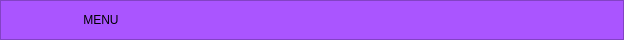
     <widget class="QFrame" name="frame_superior">
      <property name="minimumSize">
       <size>
        <width>0</width>
        <height>40</height>
       </size>
      </property>
      <property name="maximumSize">
       <size>
        <width>16777215</width>
        <height>40</height>
       </size>
      </property>
      <property name="styleSheet">
       <string notr="true">background-color: rgb(170, 85, 255);</string>
      </property>
      <property name="frameShape">
       <enum>QFrame::StyledPanel</enum>
      </property>
      <property name="frameShadow">
       <enum>QFrame::Raised</enum>
      </property>
      <layout class="QHBoxLayout" name="horizontalLayout_2">
       <property name="spacing">
        <number>3</number>
       </property>
       <property name="leftMargin">
        <number>0</number>
       </property>
       <property name="topMargin">
        <number>0</number>
       </property>
       <property name="rightMargin">
        <number>0</number>
       </property>
       <property name="bottomMargin">
        <number>0</number>
       </property>
       <item>
        <widget class="QPushButton" name="bt_menu">
         <property name="minimumSize">
          <size>
           <width>200</width>
           <height>0</height>
          </size>
         </property>
         <property name="maximumSize">
          <size>
           <width>16777215</width>
           <height>40</height>
          </size>
         </property>
         <property name="styleSheet">
          <string notr="true">QPushButton{
font:87 12pt &quot;Arial Black&quot;;
border-radius:12px;
}

QPushButton:hover{
background-color: rgb(255, 255, 255);

}</string>
         </property>
         <property name="text">
          <string>MENU</string>
         </property>
         <property name="icon">
          <iconset>
           <normaloff>widget.png</normaloff>widget.png</iconset>
         </property>
         <property name="iconSize">
          <size>
           <width>32</width>
           <height>29</height>
          </size>
         </property>
        </widget>
       </item>
       <item>
        <spacer name="horizontalSpacer">
         <property name="orientation">
          <enum>Qt::Horizontal</enum>
         </property>
         <property name="sizeHint" stdset="0">
          <size>
           <width>282</width>
           <height>20</height>
          </size>
         </property>
        </spacer>
       </item>
       <item>
        <widget class="QPushButton" name="bt_minimizar">
         <property name="maximumSize">
          <size>
           <width>16777215</width>
           <height>40</height>
          </size>
         </property>
         <property name="styleSheet">
          <string notr="true">QPushButton{
border:0px;
}

QPushButton:hover{
background-color: rgb(204, 115, 255);

}</string>
         </property>
         <property name="text">
          <string/>
         </property>
         <property name="icon">
          <iconset>
           <normaloff>minimizar-signo.png</normaloff>minimizar-signo.png</iconset>
         </property>
         <property name="iconSize">
          <size>
           <width>30</width>
           <height>30</height>
          </size>
         </property>
        </widget>
       </item>
       <item>
        <widget class="QPushButton" name="bt_maximizar_2">
         <property name="maximumSize">
          <size>
           <width>16777215</width>
           <height>40</height>
          </size>
         </property>
         <property name="styleSheet">
          <string notr="true">QPushButton{
border:0px;
}

QPushButton:hover{
background-color: rgb(204, 116, 255);

}</string>
         </property>
         <property name="text">
          <string/>
         </property>
         <property name="icon">
          <iconset>
           <normaloff>maximizar.png</normaloff>maximizar.png</iconset>
         </property>
         <property name="iconSize">
          <size>
           <width>32</width>
           <height>27</height>
          </size>
         </property>
        </widget>
       </item>
       <item>
        <widget class="QPushButton" name="bt_restaurar">
         <property name="maximumSize">
          <size>
           <width>16777215</width>
           <height>40</height>
          </size>
         </property>
         <property name="styleSheet">
          <string notr="true">QPushButton{
border:0px;
}

QPushButton:hover{
background-color: rgb(217, 120, 255);

}</string>
         </property>
         <property name="text">
          <string/>
         </property>
         <property name="icon">
          <iconset>
           <normaloff>maximizar (1).png</normaloff>maximizar (1).png</iconset>
         </property>
         <property name="iconSize">
          <size>
           <width>32</width>
           <height>27</height>
          </size>
         </property>
        </widget>
       </item>
       <item>
        <widget class="QPushButton" name="bt_cerrar">
         <property name="maximumSize">
          <size>
           <width>16777215</width>
           <height>40</height>
          </size>
         </property>
         <property name="styleSheet">
          <string notr="true">QPushButton{
border:0px;
}

QPushButton:hover{
background-color: rgb(217, 120, 255);

}</string>
         </property>
         <property name="text">
          <string/>
         </property>
         <property name="icon">
          <iconset>
           <normaloff>cerrar.png</normaloff>cerrar.png</iconset>
         </property>
         <property name="iconSize">
          <size>
           <width>36</width>
           <height>25</height>
          </size>
         </property>
        </widget>
       </item>
      </layout>
     </widget>
